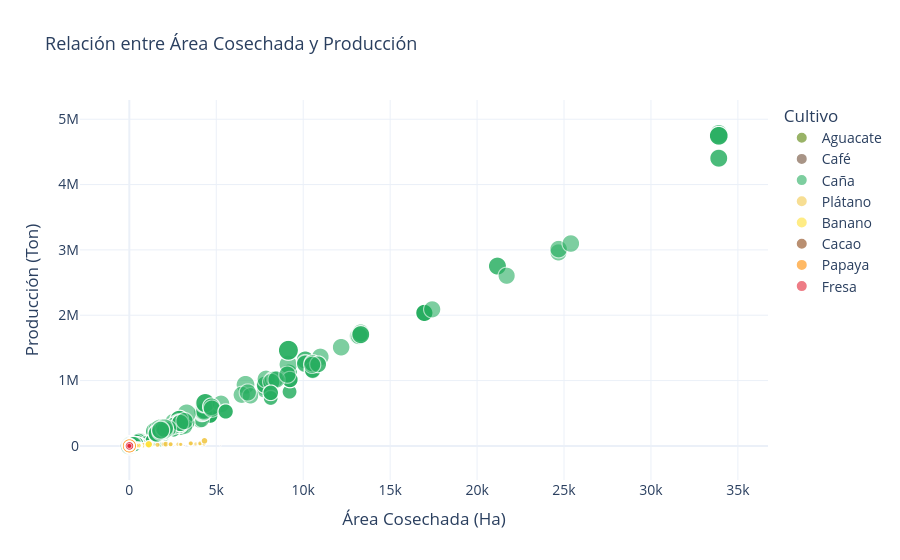

Notebook code cell kept with this figure:
### Code cell
# Relación Área Cosechada vs Producción (scatter)
df_scatter = df[(df['area_cosechada_ha'] > 0) & (df['produccion_ton'] > 0)].copy()

fig = px.scatter(df_scatter, x='area_cosechada_ha', y='produccion_ton', 
                 color='cultivo', size='rendimiento_ton_ha',
                 color_discrete_map=COLORS,
                 hover_data=['municipio', 'anio', 'rendimiento_ton_ha'],
                 title='Relación entre Área Cosechada y Producción',
                 labels={'area_cosechada_ha': 'Área Cosechada (Ha)', 
                         'produccion_ton': 'Producción (Ton)',
                         'cultivo': 'Cultivo',
                         'rendimiento_ton_ha': 'Rendimiento'},
                 template='plotly_white', opacity=0.6)
fig.update_layout(font=dict(size=14), title_font_size=18)
fig.show()

### Figure 1 — Plotly figure (JSON) as saved in the notebook; plotly's stock layout.template omitted (floating-point values rounded to 4 significant figures; data arrays with more than 128 entries replaced by an {"elided": "..."} marker saying what was removed)
{"data": [{"customdata": {"elided": "341x3 mixed values"}, "hovertemplate": "Cultivo=Aguacate<br>Área Cosechada (Ha)=%{x}<br>Producción (Ton)=%{y}<br>Rendimiento=%{customdata[2]}<br>municipio=%{customdata[0]}<br>anio=%{customdata[1]}<extra></extra>", "legendgroup": "Aguacate", "marker": {"color": "#568203", "opacity": 0.6, "size": {"elided": "341 float values"}, "sizemode": "area", "sizeref": 0.4, "symbol": "circle"}, "mode": "markers", "name": "Aguacate", "showlegend": true, "type": "scattergl", "x": {"elided": "341 float values"}, "xaxis": "x", "y": {"elided": "341 float values"}, "yaxis": "y"}, {"customdata": {"elided": "234x3 mixed values"}, "hovertemplate": "Cultivo=Café<br>Área Cosechada (Ha)=%{x}<br>Producción (Ton)=%{y}<br>Rendimiento=%{customdata[2]}<br>municipio=%{customdata[0]}<br>anio=%{customdata[1]}<extra></extra>", "legendgroup": "Café", "marker": {"color": "#6F4E37", "opacity": 0.6, "size": {"elided": "234 float values"}, "sizemode": "area", "sizeref": 0.4, "symbol": "circle"}, "mode": "markers", "name": "Café", "showlegend": true, "type": "scattergl", "x": {"elided": "234 float values"}, "xaxis": "x", "y": {"elided": "234 float values"}, "yaxis": "y"}, {"customdata": {"elided": "371x3 mixed values"}, "hovertemplate": "Cultivo=Caña<br>Área Cosechada (Ha)=%{x}<br>Producción (Ton)=%{y}<br>Rendimiento=%{customdata[2]}<br>municipio=%{customdata[0]}<br>anio=%{customdata[1]}<extra></extra>", "legendgroup": "Caña", "marker": {"color": "#27AE60", "opacity": 0.6, "size": {"elided": "371 float values"}, "sizemode": "area", "sizeref": 0.4, "symbol": "circle"}, "mode": "markers", "name": "Caña", "showlegend": true, "type": "scattergl", "x": {"elided": "371 float values"}, "xaxis": "x", "y": {"elided": "371 float values"}, "yaxis": "y"}, {"customdata": {"elided": "241x3 mixed values"}, "hovertemplate": "Cultivo=Plátano<br>Área Cosechada (Ha)=%{x}<br>Producción (Ton)=%{y}<br>Rendimiento=%{customdata[2]}<br>municipio=%{customdata[0]}<br>anio=%{customdata[1]}<extra></extra>", "legendgroup": "Plátano", "marker": {"color": "#F2C94C", "opacity": 0.6, "size": {"elided": "241 float values"}, "sizemode": "area", "sizeref": 0.4, "symbol": "circle"}, "mode": "markers", "name": "Plátano", "showlegend": true, "type": "scattergl", "x": {"elided": "241 float values"}, "xaxis": "x", "y": {"elided": "241 float values"}, "yaxis": "y"}, {"customdata": {"elided": "224x3 mixed values"}, "hovertemplate": "Cultivo=Banano<br>Área Cosechada (Ha)=%{x}<br>Producción (Ton)=%{y}<br>Rendimiento=%{customdata[2]}<br>municipio=%{customdata[0]}<br>anio=%{customdata[1]}<extra></extra>", "legendgroup": "Banano", "marker": {"color": "#FFE135", "opacity": 0.6, "size": {"elided": "224 float values"}, "sizemode": "area", "sizeref": 0.4, "symbol": "circle"}, "mode": "markers", "name": "Banano", "showlegend": true, "type": "scattergl", "x": {"elided": "224 float values"}, "xaxis": "x", "y": {"elided": "224 float values"}, "yaxis": "y"}, {"customdata": {"elided": "201x3 mixed values"}, "hovertemplate": "Cultivo=Cacao<br>Área Cosechada (Ha)=%{x}<br>Producción (Ton)=%{y}<br>Rendimiento=%{customdata[2]}<br>municipio=%{customdata[0]}<br>anio=%{customdata[1]}<extra></extra>", "legendgroup": "Cacao", "marker": {"color": "#8B4513", "opacity": 0.6, "size": {"elided": "201 float values"}, "sizemode": "area", "sizeref": 0.4, "symbol": "circle"}, "mode": "markers", "name": "Cacao", "showlegend": true, "type": "scattergl", "x": {"elided": "201 float values"}, "xaxis": "x", "y": {"elided": "201 float values"}, "yaxis": "y"}, {"customdata": {"elided": "134x3 mixed values"}, "hovertemplate": "Cultivo=Papaya<br>Área Cosechada (Ha)=%{x}<br>Producción (Ton)=%{y}<br>Rendimiento=%{customdata[2]}<br>municipio=%{customdata[0]}<br>anio=%{customdata[1]}<extra></extra>", "legendgroup": "Papaya", "marker": {"color": "#FF8C00", "opacity": 0.6, "size": {"elided": "134 float values"}, "sizemode": "area", "sizeref": 0.4, "symbol": "circle"}, "mode": "markers", "name": "Papaya", "showlegend": true, "type": "scattergl", "x": {"elided": "134 float values"}, "xaxis": "x", "y": {"elided": "134 float values"}, "yaxis": "y"}, {"customdata": {"elided": "43x3 mixed values"}, "hovertemplate": "Cultivo=Fresa<br>Área Cosechada (Ha)=%{x}<br>Producción (Ton)=%{y}<br>Rendimiento=%{customdata[2]}<br>municipio=%{customdata[0]}<br>anio=%{customdata[1]}<extra></extra>", "legendgroup": "Fresa", "marker": {"color": "#E32636", "opacity": 0.6, "size": [30.0, 33.0, 15.0, 30.0, 29.0, 29.0, 4.0, 10.0, 10.0, 10.0, 10.0, 20.0, 5.0, 18.0, 18.0, 18.0, 15.0, 15.0, 15.0, 35.0, 35.0, 5.0, 5.0, 5.0, 5.0, 43.0, 43.33, 43.0, 2.0, 2.0, 2.0, 18.0, 18.0, 20.0, 20.0, 20.0, 28.0, 30.0, 30.0, 30.0, 30.0, 30.0, 10.0], "sizemode": "area", "sizeref": 0.4, "symbol": "circle"}, "mode": "markers", "name": "Fresa", "showlegend": true, "type": "scattergl", "x": [1.0, 2.0, 2.0, 3.0, 3.0, 3.0, 0.4, 1.0, 1.0, 0.5, 0.5, 2.0, 1.0, 4.0, 4.0, 4.0, 4.0, 4.0, 4.0, 1.5, 1.0, 1.0, 0.95, 0.95, 0.95, 1.5, 1.0, 0.1, 0.3, 0.3, 0.3, 10.0, 10.0, 2.0, 2.0, 2.0, 15.5, 11.5, 10.5, 10.0, 9.0, 9.0, 0.2], "xaxis": "x", "y": [30.0, 66.0, 30.0, 90.0, 87.0, 87.0, 1.6, 10.0, 10.0, 5.0, 5.0, 40.0, 5.0, 72.0, 72.0, 72.0, 60.0, 60.0, 60.0, 52.5, 35.0, 5.0, 4.75, 4.75, 4.75, 64.5, 43.33, 4.3, 0.6, 0.6, 0.6, 180.0, 180.0, 40.0, 40.0, 40.0, 434.0, 345.0, 315.0, 300.0, 270.0, 270.0, 2.0], "yaxis": "y"}], "layout": {"font": {"size": 14}, "legend": {"itemsizing": "constant", "title": {"text": "Cultivo"}, "tracegroupgap": 0}, "title": {"font": {"size": 18}, "text": "Relación entre Área Cosechada y Producción"}, "xaxis": {"anchor": "y", "domain": [0, 1], "title": {"text": "Área Cosechada (Ha)"}}, "yaxis": {"anchor": "x", "domain": [0, 1], "title": {"text": "Producción (Ton)"}}}}
